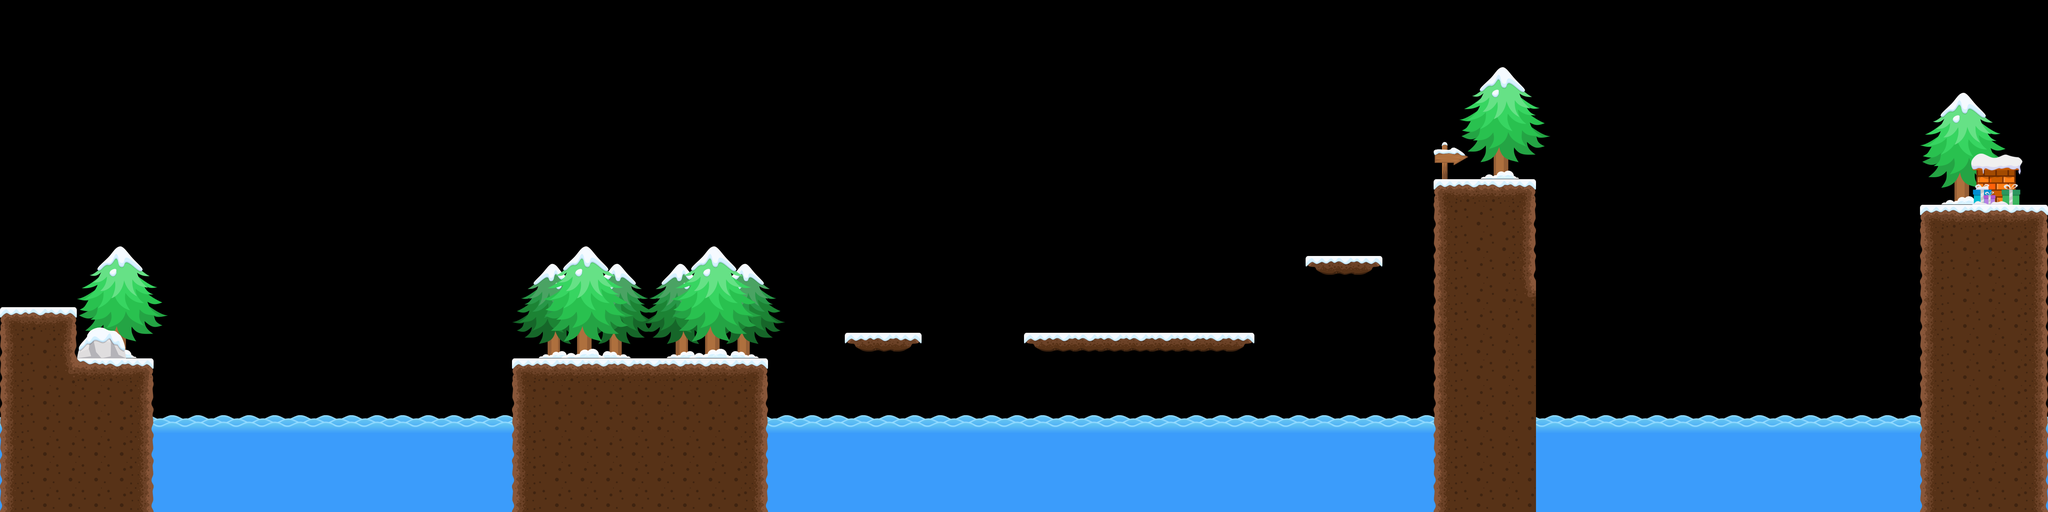

A 2D game scene composited from a Tiled map and its tileset images. What follows is a short description and the map's XML, with each tile layer's data collapsed to a summary:
An orthogonal 80x20 tile map with 64x64 px tiles, 3 tile layers (Tile Layer 1, Tile Layer 2, Tile Layer 3), 2 tilesets and 25 objects.

<map version="1.9" tiledversion="1.9.2" orientation="orthogonal" renderorder="right-down" width="80" height="20" tilewidth="64" tileheight="64" infinite="0" nextlayerid="18" nextobjectid="79">
 <editorsettings>
  <export target="map3.lua" format="lua" />
 </editorsettings>
 <tileset firstgid="1" name="tileset-winter" tilewidth="64" tileheight="64" tilecount="20" columns="5">
  <image source="Tilesets/tileset-winter.png" width="320" height="256" />
 </tileset>
 <tileset firstgid="21" name="Objects" tilewidth="511" tileheight="280" tilecount="12" columns="0">
  <grid orientation="orthogonal" width="1" height="1" />
  <tile id="0">
   <image width="128" height="128" source="Objects/chimney.png" />
  </tile>
  <tile id="1">
   <image width="101" height="101" source="Objects/Crate.png" />
  </tile>
  <tile id="2">
   <image width="97" height="78" source="Objects/Crystal.png" />
  </tile>
  <tile id="3">
   <image width="64" height="64" source="Objects/flag.png" />
  </tile>
  <tile id="4">
   <image width="101" height="101" source="Objects/IceBox.png" />
  </tile>
  <tile id="5">
   <image width="511" height="201" source="Objects/Igloo.png" />
  </tile>
  <tile id="6">
   <image width="87" height="94" source="Objects/Sign_1.png" />
  </tile>
  <tile id="7">
   <image width="87" height="93" source="Objects/Sign_2.png" />
  </tile>
  <tile id="8">
   <image width="193" height="210" source="Objects/SnowMan.png" />
  </tile>
  <tile id="9">
   <image width="124" height="78" source="Objects/Stone.png" />
  </tile>
  <tile id="10">
   <image width="364" height="280" source="Objects/Tree_1.png" />
  </tile>
  <tile id="11">
   <image width="228" height="280" source="Objects/Tree_2.png" />
  </tile>
 </tileset>
 <layer id="2" name="Tile Layer 1" width="80" height="20">
  <data>[1600 cells, 299 non-empty, 3 distinct tile ids]</data>
 </layer>
 <layer id="1" name="Tile Layer 2" width="80" height="20">
  <data>[1600 cells, 443 non-empty, 17 distinct tile ids]</data>
 </layer>
 <layer id="11" name="Tile Layer 3" width="80" height="20">
  <data>[1600 cells, 1 non-empty, 1 distinct tile ids]</data>
 </layer>
 <objectgroup id="3" name="Platforms">
  <object id="1" x="-3" y="770" width="192" height="508" />
  <object id="2" x="191" y="896" width="192" height="383" />
  <object id="18" x="1281" y="895" width="628" height="383" />
  <object id="52" x="2102" y="830" width="198" height="48" />
  <object id="53" x="2560" y="836" width="570" height="42" />
  <object id="54" x="3262" y="644" width="194" height="48" />
  <object id="58" x="3584" y="450" width="252" height="830" />
  <object id="62" x="4800" y="512" width="316" height="766" />
  <object id="63" x="4926.5" y="401.667" width="127" height="108.333" />
 </objectgroup>
 <objectgroup id="17" name="Texts" />
 <objectgroup id="9" name="Sea">
  <object id="17" x="384" y="1074" width="896" height="203" />
  <object id="22" x="1913" y="1080" width="1672" height="197" />
  <object id="67" x="3838" y="1077.5" width="960" height="197" />
 </objectgroup>
 <objectgroup id="4" name="PlayerSpawn">
  <object id="78" x="66.6667" y="630.667">
   <point />
  </object>
 </objectgroup>
 <objectgroup id="5" name="HorizontalPlatforms">
  <object id="4" x="448" y="898" width="190" height="27">
   <properties>
    <property name="distLimit" type="int" value="650" />
    <property name="speed" type="int" value="150" />
   </properties>
  </object>
 </objectgroup>
 <objectgroup id="10" name="FallenPlatforms">
  <object id="69" x="3978" y="550" width="114" height="20">
   <properties>
    <property name="timeToFallen" type="float" value="1" />
   </properties>
  </object>
  <object id="73" x="4258" y="550" width="114" height="20">
   <properties>
    <property name="timeToFallen" type="float" value="1" />
   </properties>
  </object>
  <object id="74" x="4532" y="550" width="114" height="20">
   <properties>
    <property name="timeToFallen" type="float" value="1" />
   </properties>
  </object>
 </objectgroup>
 <objectgroup id="8" name="Routes" />
 <objectgroup id="12" name="Walls" />
 <objectgroup id="13" name="ChimneyFinish">
  <object id="64" x="4963.83" y="394.667" width="48" height="6.66667" />
 </objectgroup>
 <objectgroup id="16" name="MalicatSpawn">
  <object id="43" x="1558" y="830">
   <properties>
    <property name="dir" type="int" value="-1" />
    <property name="speed" type="int" value="180" />
   </properties>
   <point />
  </object>
  <object id="44" x="1736" y="830">
   <properties>
    <property name="dir" type="int" value="1" />
    <property name="speed" type="int" value="200" />
   </properties>
   <point />
  </object>
  <object id="49" x="2894" y="714">
   <properties>
    <property name="speed" type="int" value="350" />
   </properties>
   <point />
  </object>
 </objectgroup>
 <objectgroup id="15" name="Gifts">
  <object id="42" x="692" y="702">
   <point />
  </object>
  <object id="48" x="1006" y="706">
   <point />
  </object>
  <object id="50" x="2414" y="638">
   <point />
  </object>
  <object id="51" x="3170" y="598">
   <point />
  </object>
 </objectgroup>
</map>
